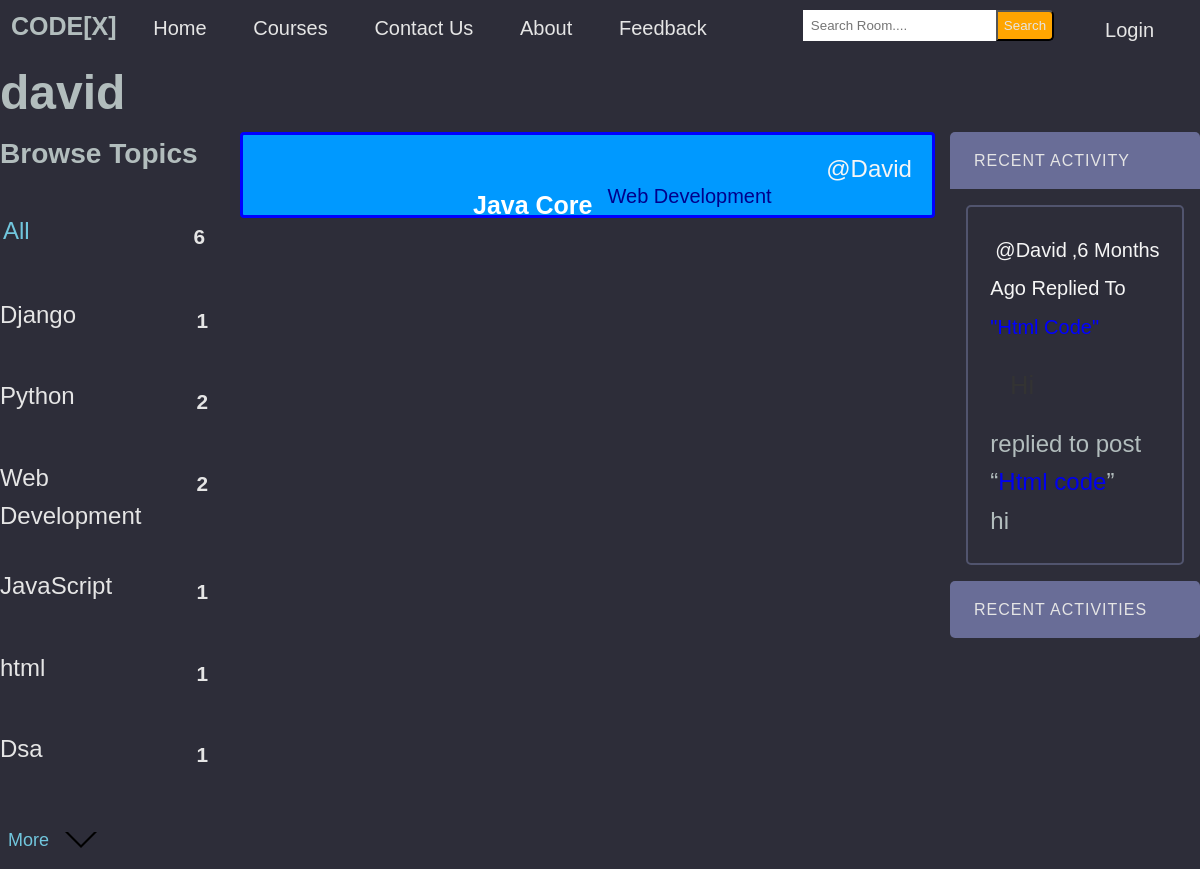
Page /profile/2 on the earlier database version.
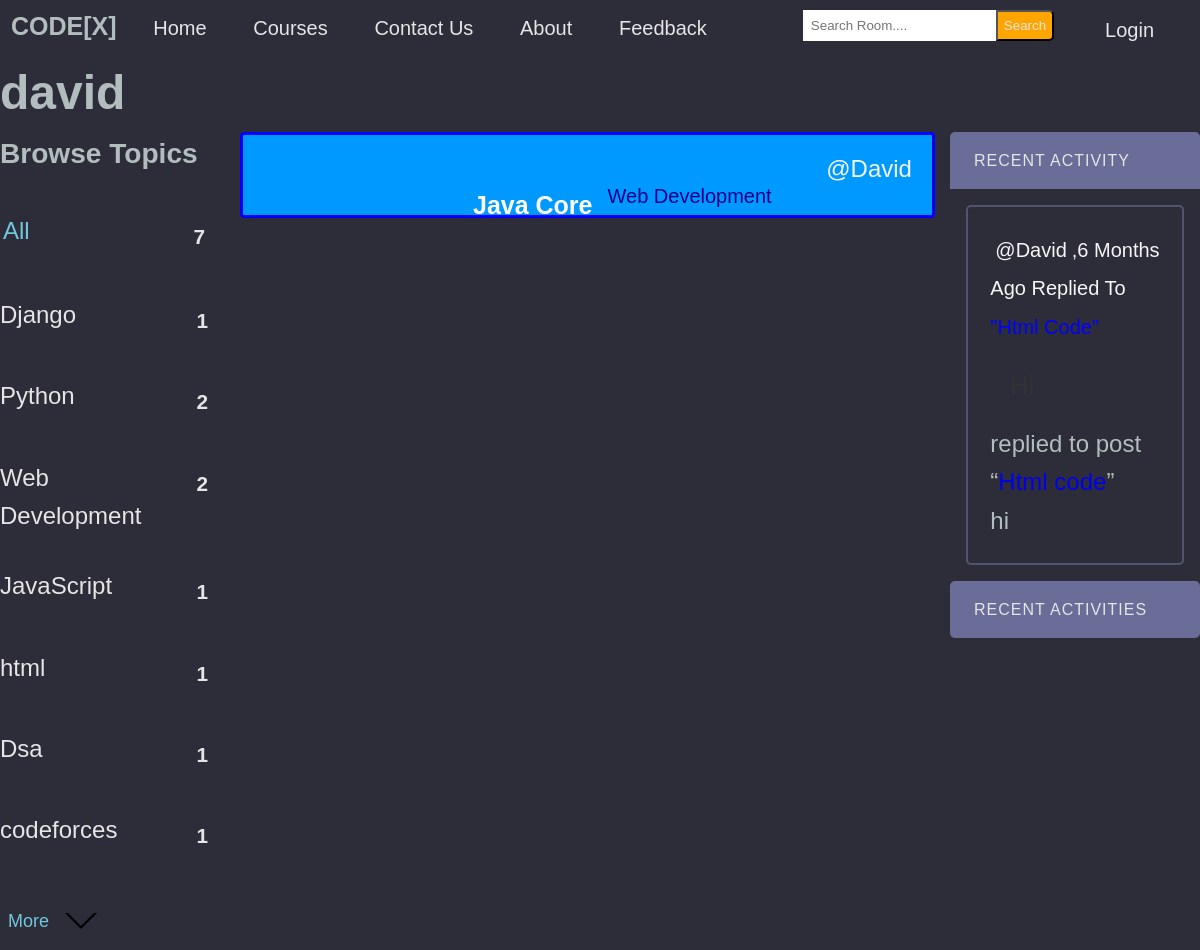
Same page on the later database version.
### base/models.py (models this page shows, shortened)
class Topic(models.Model):
    name = models.CharField(max_length=200)

class Room(models.Model):
    host =  models.ForeignKey(User, on_delete=models.SET_NULL,null=True)
    topic = models.ForeignKey(Topic, on_delete=models.SET_NULL,null=True)
    name =  models.CharField(max_length= 200)
    description = models.TextField(null= True, blank= True)
    participants= models.ManyToManyField(User, related_name='participants', blank=True)
    updated= models.DateTimeField(auto_now= True)
    created= models.DateTimeField(auto_now_add=True)
    class Meta:
        ordering = ['-updated','-created']
    def __str__(self):
        return self.name

class Message(models.Model):
    user= models.ForeignKey(User, on_delete=models.CASCADE)
    room = models.ForeignKey(Room, on_delete=models.CASCADE)
    body = models.TextField()
    updated= models.DateTimeField(auto_now= True)
    created = models.DateTimeField(auto_now_add=True)
    def __str__(self):
        return self.body[0:50]

### base/views.py (the view)
# urls.py: path('profile/<str:pk>',views.userProfile,name="user-profile"),
def userProfile(request, pk):
    user= User.objects.get(id=pk)
    rooms= user.room_set.all()
    room_message= user.message_set.all()
    topics= Topic.objects.all()
    context= {'user': user, 'rooms': rooms, 'room_message': room_message, 'topics': topics }
    return render(request, 'base/profile.html', context )

### base/templates/base/profile.html (shortened to what this page needs)
{% extends 'main.html' %}
{% block content %}
<h1>{{ user.username }}</h1>
<div class="profile-container">
    <div>
        {% include 'base/topics_component.html' %}
    </div>
    <div>
        {% include 'base/feed_component.html' %}
    </div>
    <div>
        {% include 'base/activity_component.html' %}
    </div>
</div>
{% endblock content %}

### templates/main.html (shortened to what this page needs)
<!DOCTYPE html>
{% load static %}
<html lang="en">
<head>
    <link rel="stylesheets" type="text/css" media="screen" href="{% static 'css/style.css' %}">
</head>
<body>
    <nav class="nav-bar">
        <ul>
            <label class="logo">CODE[X]</label>
            <li><a  href="/">Home</a></li>
            <li><a href="{% url 'course' %}">Courses</a></li>
            <li><a href="{% url 'contact' %}">Contact us</a></li>
            <li><a href="#">About</a></li>
            <li><a href="#">feedback</a></li>
        </ul>
        {% if request.user.is_authenticated %}
        <a class="logout" href="{% url 'logout' %}" >Logout</a>
        <p class="hello">Hi! {{request.user}}</p>
        {% else %}
        <a class="login" href="{% url 'login' %}"  >Login</a>
        {% endif %}
        <form method="GET" action="{% url 'home' %}">
            <button class="but">Search</button>
            <input class="search" type="text" name="q" placeholder="Search Room...."/>
        </form>
    </nav>
    {% block content %}
    {% endblock %}
</body>
</html>

### base/templates/base/topics_component.html (shortened to what this page needs)
<div class="topics-container">
    <div class="topics__header">
        <h3> Browse Topics </h3>
    </div>
    <ul class="topics__list">
        <li>
            <a href="{% url 'home' %}" class="active">All<span>{{topics.count}}</span></a>
        </li>
        {% for topic in topics %}
            <li>
                <a href="{% url 'home' %}?q={{topic.name}}">{{topic.name}}<span>{{topic.room_set.all.count}}</span></a>
            </li>
        {% endfor %}
    </ul>
    <a class="btn btn--link" href="{% url 'course' %}">More
        <svg version="1.1" xmlns="http://www.w3.org/2000/svg" width="32" height="32" viewBox="0 0 32 32">
            <title>chevron-down</title>
            <path d="M16 21l-13-13h-3l16 16 16-16h-3l-13 13z"></path>
        </svg>
    </a>
</div>

### base/templates/base/feed_component.html (shortened to what this page needs)
<div>
    {% for room in rooms %}
    <div class="feed-component">
        <a class="room-host" href="{% url 'user-profile' room.host.id %}">@{{room.host.username}}</a>
        <h5><a class="feed-room" href= "{% url 'room' room.id %}">{{room.name}}</a></h5>
        <small class="feed-topic-name" >{{room.topic.name}} </small>
    </div>
    {% endfor %}
</div>

### base/templates/base/activity_component.html (shortened to what this page needs)
<div class="activities">
    <div class="activities__header">
        <h2> Recent Activity </h2>
    </div>
    {% for message in room_message %}
        <div class="activities__box">
            <div>
                <small class="m_e_s"><a class="message-user" href="{% url 'user-profile' message.user.id %}">@{{ message.user }}</a>,{{message.created|timesince}} ago replied to </small>
                <small class="mess-room">"{{message.room}}"</small>
                <p class="user-message">{{message}}</p>
            </div>
            <div class="activities__boxContent">
                <p>replied to post “<a href="{% url 'room' message.room.id %}">{{message.room}}</a>”</p>
                <div class="activities__boxRoomContent">{{message.body}}</div>
            </div>
        </div>
    {% endfor %}
</div>
<div class="activities">
    <div class="activities__header">
        <h2>Recent Activities</h2>
    </div>
</div>

### templates/main.html (style rules this page uses)
:root { --color-main: #71c6dd; --color-main-light: #e1f6fb; --color-dark: #3f4156; --color-dark-medium: #51546e; --color-dark-light: #696d97; --color-light: #e5e5e5; --color-gray: #8b8b8b; --color-light-gray: #b2bdbd; --color-bg: #2d2d39; --color-success: #5dd693; --color-error: #fc4b0b; }
* { padding: 0; margin: 0; text-decoration: none; list-style-type: none; box-sizing: border-box; font-family: 'Nunito', sans-serif }
body { color: var(--color-light-gray); background-color: var(--color-bg); line-height: 1.6; font-weight: 400; font-size: 1.5rem; min-height: 100vh; }
.nav-bar { background:#2d2d39; height: 55px; width: 100%; }
.logo { color:#b2bdbd ; font-size: 25px; line-height: 50px; padding: 0 10px; font-weight: bold; }
nav ul { float:left; margin:1px; }
nav ul li { display: inline-block; line-height:40px; margin: 0 14px; }
nav ul li a { color: #e5e5e5; font-size: 20px; padding: 4px 6px; border-radius: 3px; text-transform:capitalize; }
.search { float: right; margin-top: 10px; border: none; padding: 8px; }
button { float: right; margin-right: 45px; padding: 6px; margin-top: 10px; background: orange; color: #e5e5e5; border-radius: 0 5px 5px 0; cursor: pointer; }
.login { float: right; color: #e5e5e5; font-size: 20px; padding: 4px 6px; border-radius: 3px; text-transform:capitalize; margin-top: 10px; margin-right: 40px; }

### base/templates/base/profile.html (style rules this page uses)
.profile-container { display: grid; grid-template-columns: 1fr 3fr 1fr; }

### base/templates/base/topics_component.html (style rules this page uses)
:root { --color-main: #71c6dd; --color-main-light: #e1f6fb; --color-dark: #3f4156; --color-dark-medium: #51546e; --color-dark-light: #696d97; --color-light: #e5e5e5; --color-gray: #8b8b8b; --color-light-gray: #b2bdbd; --color-bg: #2d2d39; --color-success: #5dd693; --color-error: #fc4b0b; }
.topics-container { margin-right: 10px; }
.topics__header { margin-bottom: 2rem; }
.topics__list { list-style: none; }
.topics__list li a { display: flex; justify-content: space-between; margin-bottom: 2rem; font-weight: 500; color: var( --color-light); transition: all 0.3s ease-in-out; }
.topics__list li a.active, .topics__list li a:hover { color: var(--color-main); border-radius: 3px; padding: 3px 3px; }
.topics__list li a span { padding: 0.5rem 1rem; color: var( --color-light); border-radius: 3px; font-size: 1.3rem; font-weight: 700; letter-spacing: 1px; }
.btn { background-color: transparent; border: none; display: inline-flex; align-items: center; gap: 1rem; cursor: pointer; transition: all ease-in-out 0.3s; border-radius: 3px; box-shadow: 1px 1px 3px 1px rgba(0, 0, 0, 0.15); padding:8px 10px; font-size: 18px; margin-top: 10px; margin-bottom: 10px; margin-left: 5px; }
.btn--link { border-radius: 3px; padding: 3px; color: var(--color-main); box-shadow: none; }

### base/templates/base/feed_component.html (style rules this page uses)
.feed-component { margin-left: 5px; margin-right: 5px; margin-bottom: 5px; display: block; padding: 40px 20px; position: relative; background: #0099FF; border: 3px solid blue; border-radius: 4px; }
.room-host { float: right; text-transform: capitalize; margin-top: -25px; color: whitesmoke; }
.feed-room { float: inline-start; margin-left: 200px; color: #fff; font-size: 25px; text-transform: capitalize; padding: 10px; border-radius: 3px; }
.feed-topic-name { float: left; color: darkblue; padding: 5px; font-size: 20px; }

### base/templates/base/activity_component.html (style rules this page uses)
:root { --color-main: #71c6dd; --color-main-light: #e1f6fb; --color-dark: #3f4156; --color-dark-medium: #51546e; --color-dark-light: #696d97; --color-light: #e5e5e5; --color-gray: #8b8b8b; --color-light-gray: #b2bdbd; --color-bg: #2d2d39; --color-success: #5dd693; --color-error: #fc4b0b; }
.activities { border-radius: 5px; overflow: hidden; margin-left: 10px; }
.activities__header h2 { background-color: var(--color-dark-light); text-transform: uppercase; font-weight: 500; padding: 1rem 1.5rem; color: var(--color-light); letter-spacing: 1px; font-size: 1rem; }
.activities__box { margin: 1rem; padding: 1.4rem; border: 2px solid var(--color-dark-medium); border-radius: 5px; }
.m_e_s { color: whitesmoke; font-size: 20px; text-transform: capitalize; }
.message-user { color: whitesmoke; padding: 5px; border-radius: 3px; }
.user-message { padding: 20px; font-size: 25px; text-transform: capitalize; color: #333; }
.mess-room { font-size: 20px; color:blue; text-transform: capitalize; }

Differences in the rows shown:
added Topic: name "codeforces", room_set.all.count "1"
Other differences:
{{ topics.count }}: "6" → "7"
